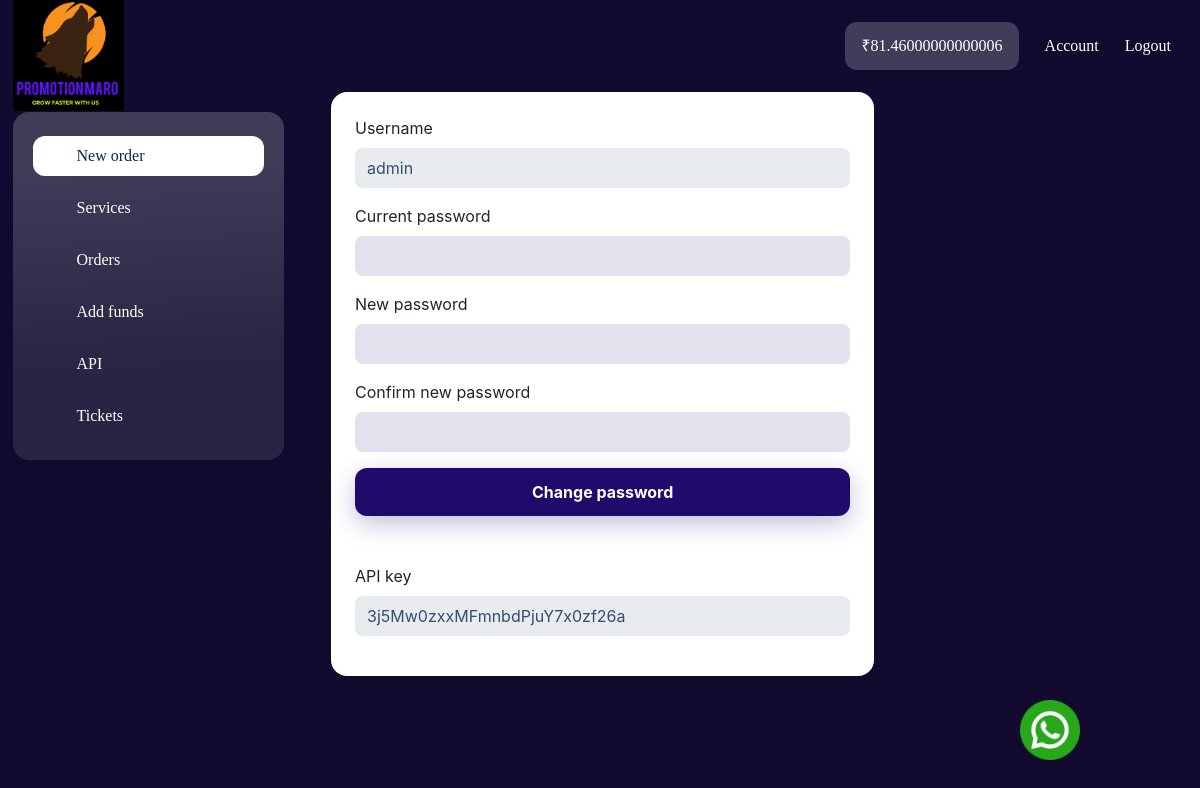
The page /accounts (signed in) on the database its author committed.
### authapp/models.py (models this page shows, shortened)
class User(AbstractUser):
    name = models.CharField(max_length=100, blank=True)
    phone = models.CharField(max_length=100, blank=True)
    api_key = models.CharField(max_length=500, blank=True, null=True)
    USERNAME_FIELD = 'username'
    REQUIRED_FIELDS = ['name']

class AccountBalance(models.Model):
    user = OneToOneField(User, on_delete=models.CASCADE)
    money = models.FloatField(default=0.00)
    updated = models.DateTimeField(auto_now=True)

### authapp/views.py (the view)
# urls.py: path('accounts', accounts, name="accounts"),
@login_required
def accounts(request):
    return render(request, 'accounts.html')

### dashboard/templatetags/get_account_pay.py (called while the page is built)
@register.simple_tag
def get_account_balance(user):
    return AccountBalance.objects.get(user=user).money

@register.simple_tag
def get_whatsapp_contact():
    return Settings.objects.first().whatsapp_no

### authapp/templates/accounts.html (shortened to what this page needs)
{% extends 'base.html' %}
{% block content %}
<div class="wrapper wrapper-sidebar-navbar">
    {% include 'components/dashboard_leftsidebar.html' %}
<div class="wrapper-content ">
    <div class="wrapper-content__body">
        <div id="block_4">
        <div class="account ">
          <div class="divider-top"></div>
          <div class="divider-bottom"></div>
          <div class="container-fluid">
              <div class="row account__alignment px-lg-4">
                  <div class="col-lg-8">
                      <div class="component_card">
                          <div class="card account-card">
                                                                                      <div class="component_form_group">
                                  <div class="">
                                      <div class="form-group">
                                          <label>Username</label>
                                          <input type="text" class="form-control" id="username" value="{{request.user.username}}" disabled="disabled">
                                      </div>
                                  </div>
                              </div>
                              <form class="component_form_group" method="post" action="{% url 'change-password' %}">
                                  <div class="">
                                      <div class="form-group">
                                          <label>Current password</label>
                                          <input type="password" class="form-control" id="current" name="current_password">
                                      </div>
                                      <div class="form-group">
                                          <label>New password</label>
                                          <input type="password" class="form-control" id="new" name="password">
                                      </div>
                                      <div class="form-group">
                                          <label>Confirm new password</label>
                                          <input type="password" class="form-control" id="confirm" name="confirm_password">
                                      </div>
                                  </div>
                                  <div class="component_button_save">
                                      <div class="btn-password ">
                                          <button class="btn btn-block btn-primary" type="submit">
                                              Change password
                                          </button>
                                      </div>
                                  </div>
                              </form>
                              {% if not request.user.api_key %}
                              <form class="component_form_group mt-5" method="post" action="{% url 'generate-key' %}" >
                                  {% csrf_token %}
                                  <div class="component_button_save">
                                <div class="btn-password ">
                                    <button class="btn btn-block btn-primary" type="submit">
                                        Generate Api Key
                                    </button>
                                    </div>
                                </div>
                            </form>
                            {% else %}
                                  <div class="mt-5">
                                      <div class="form-group">
                                          <label>API key</label>
                                            <div class="input-group">
                                                  <input type="text" class="form-control" id="api_key" value="{{request.user.api_key}}" readonly="" data-original-title="" title="">
                                              </div>
                                                                              </div>
                                  </div>
{% endif %}
                          </div>
                      </div>
                  </div>
              </div>
          </div>
      </div>
  </div>
</div>
</div>
{% endblock content %}

### dashboard/templates/components/dashboard_leftsidebar.html (shortened to what this page needs)
{% load static %} {% load get_account_pay   %}
<div id="block_34" class="component_private_navbar">
    <span class="component_private_navbar">
        <div class="component-navbar-private__wrapper">
            <div
                class="sidebar-block__top-static component-navbar component-navbar__navbar-private editor__component-wrapper"
            >
                <div>
                    <nav class="navbar navbar-expand-lg navbar-light">
                        <div
                            class="collapse navbar-collapse"
                            id="navbar-collapse-34"
                        >
                            <div class="d-flex component-navbar-collapse">
                                <ul class="navbar-nav navbar-nav-currencies">
                                    <li
                                        class="nav-item d-flex align-items-center component-navbar-nav-item component-navbar-private-nav-item component-navbar-balance-wrap__navbar-private"
                                    >
                                        <a
                                            class="component-navbar-balance-item__navbar-private"
                                            >₹{% get_account_balance user %}
                                        </a>
                                    </li>
                                </ul>
                                <ul class="navbar-nav">
                                    <li
                                        class="nav-item component-navbar-nav-item component-navbar-private-nav-item"
                                    >
                                        <a
                                            class="component-navbar-nav-link component-navbar-nav-link__navbar-private"
                                            href="{% url 'accounts' %}"
                                            >Account</a
                                        >
                                    </li>
                                    <li
                                        class="nav-item component-navbar-nav-item component-navbar-private-nav-item"
                                    >
                                        <a
                                            class="component-navbar-nav-link component-navbar-nav-link__navbar-private"
                                            href="{% url 'logout' %}"
                                            >Logout</a
                                        >
                                    </li>
                                </ul>
                            </div>
                        </div>
                    </nav>
                </div>
            </div>
        </div>
    </span>
    <span class="component_private_sidebar">
        <div class="component-sidebar_wrapper">
            <div
                class="sidebar-block__left component-sidebar component-sidebar-with-navbar editor__component-wrapper component_private_navbar"
            >
                <div class="component-sidebar__menu-wrapper">
                    <div class="sidebar-block__top-brand">
                        <div class="component-navbar-logo">
                            <a href="{% url 'dashboard' %}">
                                <img
                                    src="{% static 'images/logobest.jpeg' %}"
                                    class="sidebar-block__top-logo"
                                    alt=""
                                    title=""
                                />
                            </a>
                        </div>
                    </div>
                    <ul
                        class="component-sidebar__menu sidebar-block__left-menu"
                    >
                        <li
                            class="component-sidebar__menu-item component-sidebar__menu-item-active"
                        >
                            <a
                                class="component-sidebar__menu-item-link"
                                href="{% url 'dashboard' %}"
                            >
                                <span class="sidebar-block__menu-item-icon">
                                    <span class="fas fa-cart-plus"></span>
                                </span>
                                <span class="component-sidebar__menu-item-name"
                                    >New order</span
                                >
                            </a>
                        </li>
                        <li class="component-sidebar__menu-item">
                            <a
                                class="component-sidebar__menu-item-link"
                                href="{% url 'services' %}"
                            >
                                <span class="sidebar-block__menu-item-icon">
                                    <span class="fad fa-bars"></span>
                                </span>
                                <span class="component-sidebar__menu-item-name"
                                    >Services</span
                                >
                            </a>
                        </li>
                        <li class="component-sidebar__menu-item">
                            <a
                                class="component-sidebar__menu-item-link"
                                href="{% url 'orders' %}"
                            >
                                <span class="sidebar-block__menu-item-icon">
                                    <span class="fas fa-bags-shopping"></span>
                                </span>
                                <span class="component-sidebar__menu-item-name"
                                    >Orders</span
                                >
                            </a>
                        </li>
                        <li class="component-sidebar__menu-item">
                            <a
                                class="component-sidebar__menu-item-link"
                                href="{% url 'add_funds' %}"
                            >
                                <span class="sidebar-block__menu-item-icon">
                                    <span class="fab fa-cc-amazon-pay"></span>
                                </span>
                                <span class="component-sidebar__menu-item-name"
                                    >Add funds</span
                                >
                            </a>
                        </li>
                        <li class="component-sidebar__menu-item">
                            <a
                                class="component-sidebar__menu-item-link"
                                href="{% url 'api' %}"
                            >
                                <span class="sidebar-block__menu-item-icon">
                                    <span class="fad fa-signal-stream"></span>
                                </span>
                                <span class="component-sidebar__menu-item-name"
                                    >API</span
                                >
                            </a>
                        </li>
                        <li class="component-sidebar__menu-item">
                            <a
                                class="component-sidebar__menu-item-link"
                                href="{% url 'tickets' %}"
                            >
                                <span class="sidebar-block__menu-item-icon">
                                    <span class="fas fa-ticket-alt"></span>
                                </span>
                                <span class="component-sidebar__menu-item-name"
                                    >Tickets</span
                                >
                            </a>
                        </li>
                    </ul>
                </div>
            </div>
        </div>
    </span>
</div>

### templates/base.html (style rules this page uses)
body { background-color: #120b2f; }
.form-control { background-color: #e4e1ee; border-color: #000000; color: #334e6e; font-size: 16px; font-weight: inherit; height: 40px; border-top-left-radius: 8px; border-top-right-radius: 8px; border-bottom-left-radius: 8px; border-bottom-right-radius: 8px; border-left-width: 0px; border-right-width: 0px; border-top-width: 0px; border-bottom-width: 0px; border-style: none; padding-left: 12px; padding-right: 12px; box-shadow: none; outline: none; }
.btn-primary { font-weight: 700; font-style: normal; font-size: 16px; letter-spacing: 0px; padding-left: 12px; padding-right: 12px; padding-top: 12px; padding-bottom: 12px; color: #ffffff; background: #1f0b6c; border-color: #000000; box-shadow: 0 8px 24px 0 rgb(31 11 108 / 25%); border-style: none; border-top-left-radius: 12px; border-top-right-radius: 12px; border-bottom-left-radius: 12px; border-bottom-right-radius: 12px; border-left-width: 0px; border-right-width: 0px; border-top-width: 0px; border-bottom-width: 0px; }
.card { padding-top: 24px; padding-left: 24px; padding-right: 24px; padding-bottom: 24px; border-color: #000000; background: #ffffff; border-top-left-radius: 16px; border-top-right-radius: 16px; border-bottom-left-radius: 16px; border-bottom-right-radius: 16px; border-left-width: 0px; border-right-width: 0px; border-top-width: 0px; border-bottom-width: 0px; border-style: none; box-shadow: 0 16px 24px 0 rgb(0 0 0 / 8%); }

### rows shown on the page
User: id.money "81.46000000000006", user.username "admin", user.api_key "3j5Mw0zxxMFmnbdPjuY7x0zf26a"
